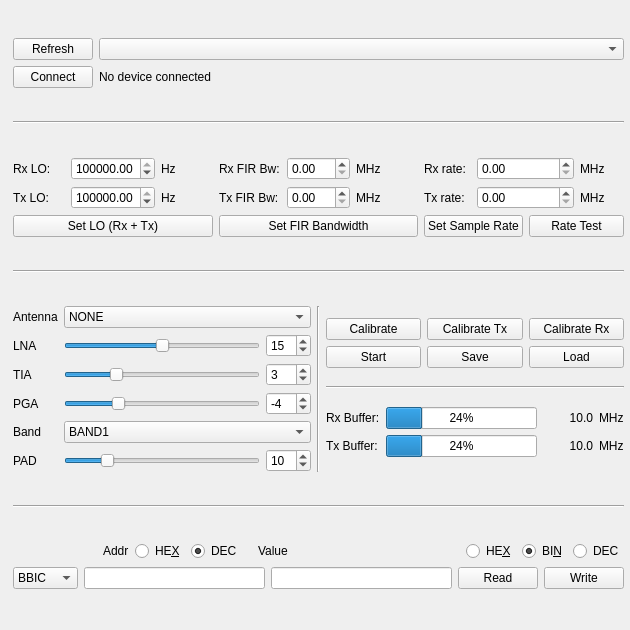
<?xml version="1.0" encoding="UTF-8"?>
<ui version="4.0">
 <class>LimeSDRConfig</class>
 <widget class="QWidget" name="LimeSDRConfig">
  <property name="geometry">
   <rect>
    <x>0</x>
    <y>0</y>
    <width>630</width>
    <height>630</height>
   </rect>
  </property>
  <property name="sizePolicy">
   <sizepolicy hsizetype="Fixed" vsizetype="Fixed">
    <horstretch>0</horstretch>
    <verstretch>0</verstretch>
   </sizepolicy>
  </property>
  <property name="minimumSize">
   <size>
    <width>630</width>
    <height>630</height>
   </size>
  </property>
  <property name="maximumSize">
   <size>
    <width>630</width>
    <height>630</height>
   </size>
  </property>
  <property name="windowTitle">
   <string>Form</string>
  </property>
  <widget class="QWidget" name="layoutWidget">
   <property name="geometry">
    <rect>
     <x>13</x>
     <y>11</y>
     <width>611</width>
     <height>609</height>
    </rect>
   </property>
   <layout class="QVBoxLayout" name="verticalLayout_2">
    <item>
     <layout class="QGridLayout" name="gridLayout_2">
      <item row="0" column="0">
       <widget class="QPushButton" name="refresh_but">
        <property name="sizePolicy">
         <sizepolicy hsizetype="Fixed" vsizetype="Fixed">
          <horstretch>0</horstretch>
          <verstretch>0</verstretch>
         </sizepolicy>
        </property>
        <property name="text">
         <string>Refresh</string>
        </property>
       </widget>
      </item>
      <item row="0" column="1">
       <widget class="QComboBox" name="dev_combo"/>
      </item>
      <item row="1" column="0">
       <widget class="QPushButton" name="connect_but">
        <property name="sizePolicy">
         <sizepolicy hsizetype="Fixed" vsizetype="Fixed">
          <horstretch>0</horstretch>
          <verstretch>0</verstretch>
         </sizepolicy>
        </property>
        <property name="text">
         <string>Connect</string>
        </property>
       </widget>
      </item>
      <item row="1" column="1">
       <widget class="QLabel" name="dev_param_lbl">
        <property name="text">
         <string>No device connected</string>
        </property>
       </widget>
      </item>
     </layout>
    </item>
    <item>
     <widget class="Line" name="line">
      <property name="orientation">
       <enum>Qt::Horizontal</enum>
      </property>
     </widget>
    </item>
    <item>
     <layout class="QHBoxLayout" name="horizontalLayout">
      <item>
       <layout class="QGridLayout" name="gridLayout_3">
        <item row="1" column="0">
         <widget class="QLabel" name="label_12">
          <property name="sizePolicy">
           <sizepolicy hsizetype="Minimum" vsizetype="Minimum">
            <horstretch>0</horstretch>
            <verstretch>0</verstretch>
           </sizepolicy>
          </property>
          <property name="text">
           <string>Tx LO:</string>
          </property>
         </widget>
        </item>
        <item row="1" column="2">
         <widget class="QLabel" name="label_14">
          <property name="text">
           <string>Hz</string>
          </property>
         </widget>
        </item>
        <item row="1" column="1">
         <widget class="QDoubleSpinBox" name="tx_lo_freq_spin">
          <property name="maximum">
           <double>38000000000.000000000000000</double>
          </property>
          <property name="singleStep">
           <double>5000.000000000000000</double>
          </property>
          <property name="value">
           <double>106000000.000000000000000</double>
          </property>
         </widget>
        </item>
        <item row="0" column="2">
         <widget class="QLabel" name="label_13">
          <property name="text">
           <string>Hz</string>
          </property>
         </widget>
        </item>
        <item row="2" column="0" colspan="3">
         <widget class="QPushButton" name="set_lo_freq_but">
          <property name="text">
           <string>Set LO (Rx + Tx)</string>
          </property>
         </widget>
        </item>
        <item row="0" column="0">
         <widget class="QLabel" name="label_10">
          <property name="sizePolicy">
           <sizepolicy hsizetype="Minimum" vsizetype="Minimum">
            <horstretch>0</horstretch>
            <verstretch>0</verstretch>
           </sizepolicy>
          </property>
          <property name="text">
           <string>Rx LO:</string>
          </property>
         </widget>
        </item>
        <item row="0" column="1">
         <widget class="QDoubleSpinBox" name="rx_lo_freq_spin">
          <property name="maximum">
           <double>38000000000.000000000000000</double>
          </property>
          <property name="singleStep">
           <double>5000.000000000000000</double>
          </property>
          <property name="value">
           <double>106000000.000000000000000</double>
          </property>
         </widget>
        </item>
       </layout>
      </item>
      <item>
       <layout class="QGridLayout" name="gridLayout_4">
        <item row="0" column="0">
         <widget class="QLabel" name="label_19">
          <property name="sizePolicy">
           <sizepolicy hsizetype="Minimum" vsizetype="Minimum">
            <horstretch>0</horstretch>
            <verstretch>0</verstretch>
           </sizepolicy>
          </property>
          <property name="text">
           <string>Rx FIR Bw:</string>
          </property>
         </widget>
        </item>
        <item row="0" column="1">
         <widget class="QDoubleSpinBox" name="rx_fir_bw_spin"/>
        </item>
        <item row="0" column="2">
         <widget class="QLabel" name="label_20">
          <property name="sizePolicy">
           <sizepolicy hsizetype="Minimum" vsizetype="Preferred">
            <horstretch>0</horstretch>
            <verstretch>0</verstretch>
           </sizepolicy>
          </property>
          <property name="text">
           <string>MHz</string>
          </property>
         </widget>
        </item>
        <item row="1" column="0">
         <widget class="QLabel" name="label_22">
          <property name="sizePolicy">
           <sizepolicy hsizetype="Minimum" vsizetype="Minimum">
            <horstretch>0</horstretch>
            <verstretch>0</verstretch>
           </sizepolicy>
          </property>
          <property name="text">
           <string>Tx FIR Bw:</string>
          </property>
         </widget>
        </item>
        <item row="1" column="1">
         <widget class="QDoubleSpinBox" name="tx_fir_bw_spin"/>
        </item>
        <item row="1" column="2">
         <widget class="QLabel" name="label_21">
          <property name="sizePolicy">
           <sizepolicy hsizetype="Minimum" vsizetype="Preferred">
            <horstretch>0</horstretch>
            <verstretch>0</verstretch>
           </sizepolicy>
          </property>
          <property name="text">
           <string>MHz</string>
          </property>
         </widget>
        </item>
        <item row="2" column="0" colspan="3">
         <widget class="QPushButton" name="set_fir_bw_but">
          <property name="text">
           <string>Set FIR Bandwidth</string>
          </property>
         </widget>
        </item>
       </layout>
      </item>
      <item>
       <layout class="QGridLayout" name="gridLayout_5">
        <item row="0" column="0">
         <widget class="QLabel" name="label_15">
          <property name="sizePolicy">
           <sizepolicy hsizetype="Minimum" vsizetype="Minimum">
            <horstretch>0</horstretch>
            <verstretch>0</verstretch>
           </sizepolicy>
          </property>
          <property name="text">
           <string>Rx rate:</string>
          </property>
         </widget>
        </item>
        <item row="0" column="1" colspan="2">
         <widget class="QDoubleSpinBox" name="rx_rate_spin"/>
        </item>
        <item row="2" column="2" colspan="2">
         <widget class="QPushButton" name="test_rate">
          <property name="text">
           <string>Rate Test</string>
          </property>
         </widget>
        </item>
        <item row="1" column="3">
         <widget class="QLabel" name="label_16">
          <property name="text">
           <string>MHz</string>
          </property>
         </widget>
        </item>
        <item row="0" column="3">
         <widget class="QLabel" name="label_17">
          <property name="text">
           <string>MHz</string>
          </property>
         </widget>
        </item>
        <item row="2" column="0" colspan="2">
         <widget class="QPushButton" name="set_rate">
          <property name="text">
           <string>Set Sample Rate</string>
          </property>
         </widget>
        </item>
        <item row="1" column="1" colspan="2">
         <widget class="QDoubleSpinBox" name="tx_rate_spin"/>
        </item>
        <item row="1" column="0">
         <widget class="QLabel" name="label_18">
          <property name="sizePolicy">
           <sizepolicy hsizetype="Minimum" vsizetype="Minimum">
            <horstretch>0</horstretch>
            <verstretch>0</verstretch>
           </sizepolicy>
          </property>
          <property name="text">
           <string>Tx rate:</string>
          </property>
         </widget>
        </item>
       </layout>
      </item>
     </layout>
    </item>
    <item>
     <widget class="Line" name="line_2">
      <property name="orientation">
       <enum>Qt::Horizontal</enum>
      </property>
     </widget>
    </item>
    <item>
     <layout class="QHBoxLayout" name="horizontalLayout_2">
      <item>
       <layout class="QGridLayout" name="gridLayout">
        <item row="0" column="0">
         <widget class="QLabel" name="label">
          <property name="text">
           <string>Antenna</string>
          </property>
         </widget>
        </item>
        <item row="0" column="1" colspan="2">
         <widget class="QComboBox" name="rx_antenna_combo">
          <property name="currentText">
           <string>NONE</string>
          </property>
          <item>
           <property name="text">
            <string>NONE</string>
           </property>
          </item>
          <item>
           <property name="text">
            <string>LNAL</string>
           </property>
          </item>
          <item>
           <property name="text">
            <string>LNAH</string>
           </property>
          </item>
          <item>
           <property name="text">
            <string>LNAW</string>
           </property>
          </item>
          <item>
           <property name="text">
            <string>LB1</string>
           </property>
          </item>
          <item>
           <property name="text">
            <string>LB2</string>
           </property>
          </item>
         </widget>
        </item>
        <item row="1" column="0">
         <widget class="QLabel" name="label_7">
          <property name="text">
           <string>LNA</string>
          </property>
         </widget>
        </item>
        <item row="1" column="2">
         <widget class="QSpinBox" name="lna_spin">
          <property name="maximum">
           <number>30</number>
          </property>
          <property name="value">
           <number>15</number>
          </property>
         </widget>
        </item>
        <item row="2" column="2">
         <widget class="QSpinBox" name="tia_spin">
          <property name="maximum">
           <number>12</number>
          </property>
          <property name="value">
           <number>3</number>
          </property>
         </widget>
        </item>
        <item row="2" column="0">
         <widget class="QLabel" name="label_8">
          <property name="text">
           <string>TIA</string>
          </property>
         </widget>
        </item>
        <item row="2" column="1">
         <widget class="QSlider" name="tia_slider">
          <property name="maximum">
           <number>12</number>
          </property>
          <property name="pageStep">
           <number>1</number>
          </property>
          <property name="value">
           <number>3</number>
          </property>
          <property name="orientation">
           <enum>Qt::Horizontal</enum>
          </property>
         </widget>
        </item>
        <item row="3" column="2">
         <widget class="QSpinBox" name="pga_spin">
          <property name="minimum">
           <number>-12</number>
          </property>
          <property name="maximum">
           <number>19</number>
          </property>
          <property name="value">
           <number>-4</number>
          </property>
         </widget>
        </item>
        <item row="3" column="0">
         <widget class="QLabel" name="label_9">
          <property name="text">
           <string>PGA</string>
          </property>
         </widget>
        </item>
        <item row="3" column="1">
         <widget class="QSlider" name="pga_slider">
          <property name="minimum">
           <number>-12</number>
          </property>
          <property name="maximum">
           <number>19</number>
          </property>
          <property name="pageStep">
           <number>1</number>
          </property>
          <property name="value">
           <number>-4</number>
          </property>
          <property name="orientation">
           <enum>Qt::Horizontal</enum>
          </property>
         </widget>
        </item>
        <item row="4" column="1" colspan="2">
         <widget class="QComboBox" name="tx_antenna_combo">
          <property name="currentIndex">
           <number>1</number>
          </property>
          <item>
           <property name="text">
            <string>NONE</string>
           </property>
          </item>
          <item>
           <property name="text">
            <string>BAND1</string>
           </property>
          </item>
          <item>
           <property name="text">
            <string>BAND2</string>
           </property>
          </item>
         </widget>
        </item>
        <item row="4" column="0">
         <widget class="QLabel" name="label_2">
          <property name="text">
           <string>Band</string>
          </property>
         </widget>
        </item>
        <item row="5" column="2">
         <widget class="QSpinBox" name="pad_spin">
          <property name="minimum">
           <number>0</number>
          </property>
          <property name="maximum">
           <number>50</number>
          </property>
          <property name="value">
           <number>10</number>
          </property>
         </widget>
        </item>
        <item row="5" column="0">
         <widget class="QLabel" name="label_11">
          <property name="text">
           <string>PAD</string>
          </property>
         </widget>
        </item>
        <item row="5" column="1">
         <widget class="QSlider" name="pad_slider">
          <property name="minimum">
           <number>0</number>
          </property>
          <property name="maximum">
           <number>50</number>
          </property>
          <property name="pageStep">
           <number>1</number>
          </property>
          <property name="value">
           <number>10</number>
          </property>
          <property name="orientation">
           <enum>Qt::Horizontal</enum>
          </property>
         </widget>
        </item>
        <item row="1" column="1">
         <widget class="QSlider" name="lna_slider">
          <property name="maximum">
           <number>30</number>
          </property>
          <property name="pageStep">
           <number>1</number>
          </property>
          <property name="value">
           <number>15</number>
          </property>
          <property name="orientation">
           <enum>Qt::Horizontal</enum>
          </property>
         </widget>
        </item>
       </layout>
      </item>
      <item>
       <widget class="Line" name="line_3">
        <property name="orientation">
         <enum>Qt::Vertical</enum>
        </property>
       </widget>
      </item>
      <item>
       <layout class="QVBoxLayout" name="verticalLayout">
        <item>
         <layout class="QGridLayout" name="gridLayout_6">
          <item row="0" column="0">
           <widget class="QPushButton" name="calib_button">
            <property name="text">
             <string>Calibrate</string>
            </property>
           </widget>
          </item>
          <item row="0" column="1">
           <widget class="QPushButton" name="calib_tx_button">
            <property name="text">
             <string>Calibrate Tx</string>
            </property>
           </widget>
          </item>
          <item row="0" column="2">
           <widget class="QPushButton" name="calib_rx_button">
            <property name="text">
             <string>Calibrate Rx</string>
            </property>
           </widget>
          </item>
          <item row="1" column="0">
           <widget class="QPushButton" name="start_button">
            <property name="text">
             <string>Start</string>
            </property>
           </widget>
          </item>
          <item row="1" column="1">
           <widget class="QPushButton" name="save_button">
            <property name="text">
             <string>Save</string>
            </property>
           </widget>
          </item>
          <item row="1" column="2">
           <widget class="QPushButton" name="load_button">
            <property name="text">
             <string>Load</string>
            </property>
           </widget>
          </item>
         </layout>
        </item>
        <item>
         <widget class="Line" name="line_4">
          <property name="orientation">
           <enum>Qt::Horizontal</enum>
          </property>
         </widget>
        </item>
        <item>
         <layout class="QGridLayout" name="gridLayout_7">
          <item row="1" column="0">
           <widget class="QLabel" name="label_24">
            <property name="text">
             <string>Tx Buffer:</string>
            </property>
           </widget>
          </item>
          <item row="0" column="2">
           <widget class="QLabel" name="rx_rate_lbl">
            <property name="sizePolicy">
             <sizepolicy hsizetype="Preferred" vsizetype="Fixed">
              <horstretch>0</horstretch>
              <verstretch>0</verstretch>
             </sizepolicy>
            </property>
            <property name="minimumSize">
             <size>
              <width>50</width>
              <height>0</height>
             </size>
            </property>
            <property name="text">
             <string>10.0</string>
            </property>
            <property name="alignment">
             <set>Qt::AlignRight|Qt::AlignTrailing|Qt::AlignVCenter</set>
            </property>
           </widget>
          </item>
          <item row="1" column="2">
           <widget class="QLabel" name="tx_rate_lbl">
            <property name="sizePolicy">
             <sizepolicy hsizetype="Preferred" vsizetype="Fixed">
              <horstretch>0</horstretch>
              <verstretch>0</verstretch>
             </sizepolicy>
            </property>
            <property name="minimumSize">
             <size>
              <width>50</width>
              <height>0</height>
             </size>
            </property>
            <property name="text">
             <string>10.0</string>
            </property>
            <property name="alignment">
             <set>Qt::AlignRight|Qt::AlignTrailing|Qt::AlignVCenter</set>
            </property>
           </widget>
          </item>
          <item row="1" column="3">
           <widget class="QLabel" name="tx_rate_unit">
            <property name="sizePolicy">
             <sizepolicy hsizetype="Fixed" vsizetype="Preferred">
              <horstretch>0</horstretch>
              <verstretch>0</verstretch>
             </sizepolicy>
            </property>
            <property name="text">
             <string>MHz</string>
            </property>
           </widget>
          </item>
          <item row="1" column="1">
           <widget class="QProgressBar" name="tx_buf_progress">
            <property name="sizePolicy">
             <sizepolicy hsizetype="Preferred" vsizetype="Fixed">
              <horstretch>0</horstretch>
              <verstretch>0</verstretch>
             </sizepolicy>
            </property>
            <property name="value">
             <number>24</number>
            </property>
           </widget>
          </item>
          <item row="0" column="1">
           <widget class="QProgressBar" name="rx_buf_progress">
            <property name="sizePolicy">
             <sizepolicy hsizetype="Expanding" vsizetype="Fixed">
              <horstretch>0</horstretch>
              <verstretch>0</verstretch>
             </sizepolicy>
            </property>
            <property name="value">
             <number>24</number>
            </property>
           </widget>
          </item>
          <item row="0" column="0">
           <widget class="QLabel" name="label_23">
            <property name="text">
             <string>Rx Buffer:</string>
            </property>
           </widget>
          </item>
          <item row="0" column="3">
           <widget class="QLabel" name="rx_rate_unit">
            <property name="sizePolicy">
             <sizepolicy hsizetype="Fixed" vsizetype="Preferred">
              <horstretch>0</horstretch>
              <verstretch>0</verstretch>
             </sizepolicy>
            </property>
            <property name="text">
             <string>MHz</string>
            </property>
           </widget>
          </item>
         </layout>
        </item>
       </layout>
      </item>
     </layout>
    </item>
    <item>
     <widget class="Line" name="line_5">
      <property name="orientation">
       <enum>Qt::Horizontal</enum>
      </property>
     </widget>
    </item>
    <item>
     <layout class="QVBoxLayout" name="verticalLayout_3">
      <item>
       <layout class="QHBoxLayout" name="horizontalLayout_4">
        <item>
         <spacer name="horizontalSpacer_3">
          <property name="orientation">
           <enum>Qt::Horizontal</enum>
          </property>
          <property name="sizeType">
           <enum>QSizePolicy::Fixed</enum>
          </property>
          <property name="sizeHint" stdset="0">
           <size>
            <width>90</width>
            <height>20</height>
           </size>
          </property>
         </spacer>
        </item>
        <item>
         <widget class="QLabel" name="reg_add_label">
          <property name="minimumSize">
           <size>
            <width>0</width>
            <height>0</height>
           </size>
          </property>
          <property name="maximumSize">
           <size>
            <width>50</width>
            <height>20</height>
           </size>
          </property>
          <property name="text">
           <string>Addr</string>
          </property>
         </widget>
        </item>
        <item>
         <widget class="QRadioButton" name="reg_addr_hex">
          <property name="text">
           <string>HE&amp;X</string>
          </property>
          <property name="autoExclusive">
           <bool>false</bool>
          </property>
         </widget>
        </item>
        <item>
         <widget class="QRadioButton" name="reg_addr_dec">
          <property name="text">
           <string>DEC</string>
          </property>
          <property name="checked">
           <bool>true</bool>
          </property>
          <property name="autoExclusive">
           <bool>false</bool>
          </property>
         </widget>
        </item>
        <item>
         <spacer name="horizontalSpacer_2">
          <property name="orientation">
           <enum>Qt::Horizontal</enum>
          </property>
          <property name="sizeType">
           <enum>QSizePolicy::Fixed</enum>
          </property>
          <property name="sizeHint" stdset="0">
           <size>
            <width>10</width>
            <height>20</height>
           </size>
          </property>
         </spacer>
        </item>
        <item>
         <widget class="QLabel" name="reg_value_label">
          <property name="minimumSize">
           <size>
            <width>0</width>
            <height>0</height>
           </size>
          </property>
          <property name="text">
           <string>Value</string>
          </property>
         </widget>
        </item>
        <item>
         <spacer name="horizontalSpacer">
          <property name="orientation">
           <enum>Qt::Horizontal</enum>
          </property>
          <property name="sizeHint" stdset="0">
           <size>
            <width>40</width>
            <height>20</height>
           </size>
          </property>
         </spacer>
        </item>
        <item>
         <widget class="QRadioButton" name="reg_value_hex">
          <property name="text">
           <string>HE&amp;X</string>
          </property>
          <property name="autoExclusive">
           <bool>false</bool>
          </property>
         </widget>
        </item>
        <item>
         <widget class="QRadioButton" name="reg_value_bin">
          <property name="text">
           <string>BI&amp;N</string>
          </property>
          <property name="checked">
           <bool>true</bool>
          </property>
          <property name="autoExclusive">
           <bool>false</bool>
          </property>
         </widget>
        </item>
        <item>
         <widget class="QRadioButton" name="reg_value_dec">
          <property name="text">
           <string>DEC</string>
          </property>
          <property name="autoExclusive">
           <bool>false</bool>
          </property>
         </widget>
        </item>
       </layout>
      </item>
      <item>
       <layout class="QHBoxLayout" name="horizontalLayout_3">
        <property name="spacing">
         <number>6</number>
        </property>
        <item>
         <widget class="QComboBox" name="reg_dev_combo">
          <item>
           <property name="text">
            <string>BBIC</string>
           </property>
          </item>
          <item>
           <property name="text">
            <string>RFIC0</string>
           </property>
          </item>
         </widget>
        </item>
        <item>
         <widget class="QLineEdit" name="reg_addr_line">
          <property name="inputMask">
           <string/>
          </property>
          <property name="text">
           <string/>
          </property>
          <property name="alignment">
           <set>Qt::AlignRight|Qt::AlignTrailing|Qt::AlignVCenter</set>
          </property>
         </widget>
        </item>
        <item>
         <widget class="QLineEdit" name="reg_value_line">
          <property name="inputMask">
           <string/>
          </property>
          <property name="text">
           <string/>
          </property>
          <property name="alignment">
           <set>Qt::AlignRight|Qt::AlignTrailing|Qt::AlignVCenter</set>
          </property>
         </widget>
        </item>
        <item>
         <widget class="QPushButton" name="reg_read">
          <property name="text">
           <string>Read</string>
          </property>
         </widget>
        </item>
        <item>
         <widget class="QPushButton" name="reg_write">
          <property name="text">
           <string>Write</string>
          </property>
         </widget>
        </item>
       </layout>
      </item>
     </layout>
    </item>
   </layout>
  </widget>
 </widget>
 <resources/>
 <connections/>
</ui>
